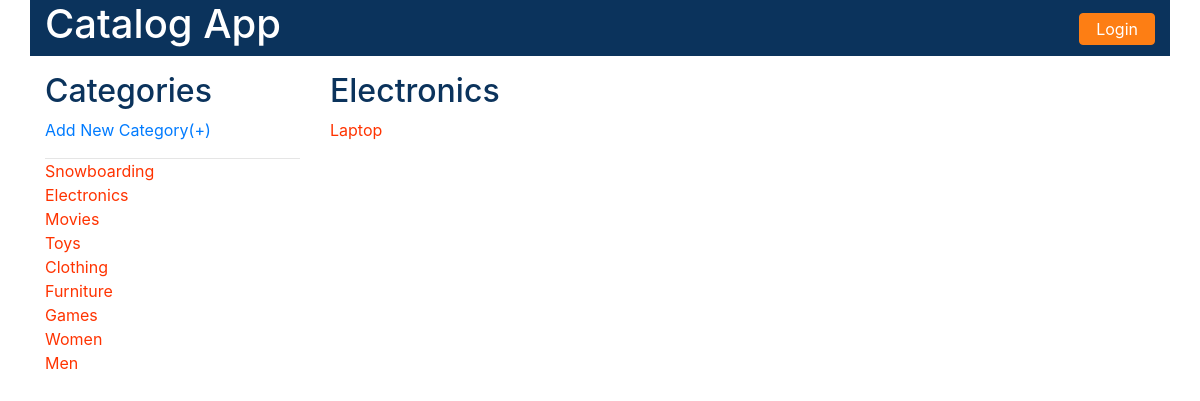
Page /catalog/Electronics/items/ on the committed database.
### models.py (models this page shows, shortened)
class Category(Base):
    __tablename__ = 'category'
    id = Column(Integer, primary_key=True)
    name = Column(String(250))
    user_id = Column(Integer, ForeignKey('user.id'))
    user = relationship(User)

class Item(Base):
    __tablename__ = 'item'
    id = Column(Integer, primary_key=True)
    name = Column(String(250))
    description = Column(String(1500))
    category_id = Column(Integer, ForeignKey('category.id'))
    user_id = Column(Integer, ForeignKey('user.id'))
    category = relationship(Category)
    user = relationship(User)

### catalogViews.py (the view)
@app.route('/catalog/<category_name>/')
@app.route('/catalog/<category_name>/items/')
def show_category_items(category_name):
    try:
        category = session.query(Category).filter_by(
            name=category_name).first()
        categories = session.query(Category).all()
        if category is not None:
            items = session.query(Item).filter_by(category_id=category.id)
            if 'username' not in login_session:
                return render_template('public_category.html',
                                       category=category, items=items,
                                       categories=categories)
            else:
                return render_template('category.html',
                                       category=category, items=items,
                                       categories=categories)
        else:
            return "No Items to display"
    except:
        print("""show_category_items:
         Exception communicating with the database.""")

### templates/public_category.html (shortened to what this page needs)
<!DOCTYPE html>
<html lang="en">
<head>
    <link rel="stylesheet" href="{{ url_for('static', filename='css/bootstrap.css') }}">
    <link rel="stylesheet" href="{{ url_for('static', filename='css/style.css') }}">
</head>
<body>
<main class="container">
    <header class="row">
        <h1 class="col-md-4 text-left"><a href="{{url_for('show_categories')}}" style="color:white">Catalog App</a></h1>
        <div class="col-md-6"></div>
        <div class="col-md-2 text-right">
            {% if not session['username'] %}
            <form method="GET" action="{{url_for('showLogin')}}">
                <button type="submit" class="text-center btn btn-default login">Login</button>
            </form>
            {% endif %}
        </div>
    </header>
    <section class="row vdivide">
        <sidebar class="col-md-3">
            <h2>Categories</h2>
            <form action="#" method="POST">
                <a href="{{url_for('add_category')}}">Add New Category(+)</a>
                <hr/>
                <ul class="text-left">
                    {% for category in categories %}
                    <li>
                        <a
                                href="{{url_for('show_category_items', category_name = category.name)}}"><span
                                class="item-category">{{category.name}}</span>
                        </a>
                    </li>
                    {% endfor %}
                </ul>
            </form>
        </sidebar>
        <section class="col-md-9 items">
            <h2>{{category.name}}</h2>
            <ul class="text-left">
                {% for item in items %}
                <li>
                    <a href="{{url_for('show_item', category_name = category.name, item_name = item.name)}}"><span
                            class="item-category">{{item.name}}</span></a>
                </li>
                {% endfor %}
            </ul>
        </section>
    </section>
</main>
</body>
</html>

### static/css/style.css (style rules this page uses)
.item-category { color: #ff3300; }
h2 { color: #0b335c; }
hr { margin: 1em 0 0 0; }
section { margin-top: 1em; }
section.items { margin-top: 0; }
header { background-color: #0b335c; }
ul { list-style: none; padding-left: 0px; }
.login { background-color: #fd7e14; border-color: #fd7e14; margin: 0.8em 0 0.5em 0; padding: 0.2em 1em 0.2em 1em; color: white; }

### rows in the picture
Category: name "Snowboarding"
Category: name "Electronics"
Category: name "Movies"
Category: name "Toys"
Category: name "Clothing"
Category: name "Furniture"
Category: name "Games"
Category: name "Women"
Category: name "Men"
Item: name "Laptop"
